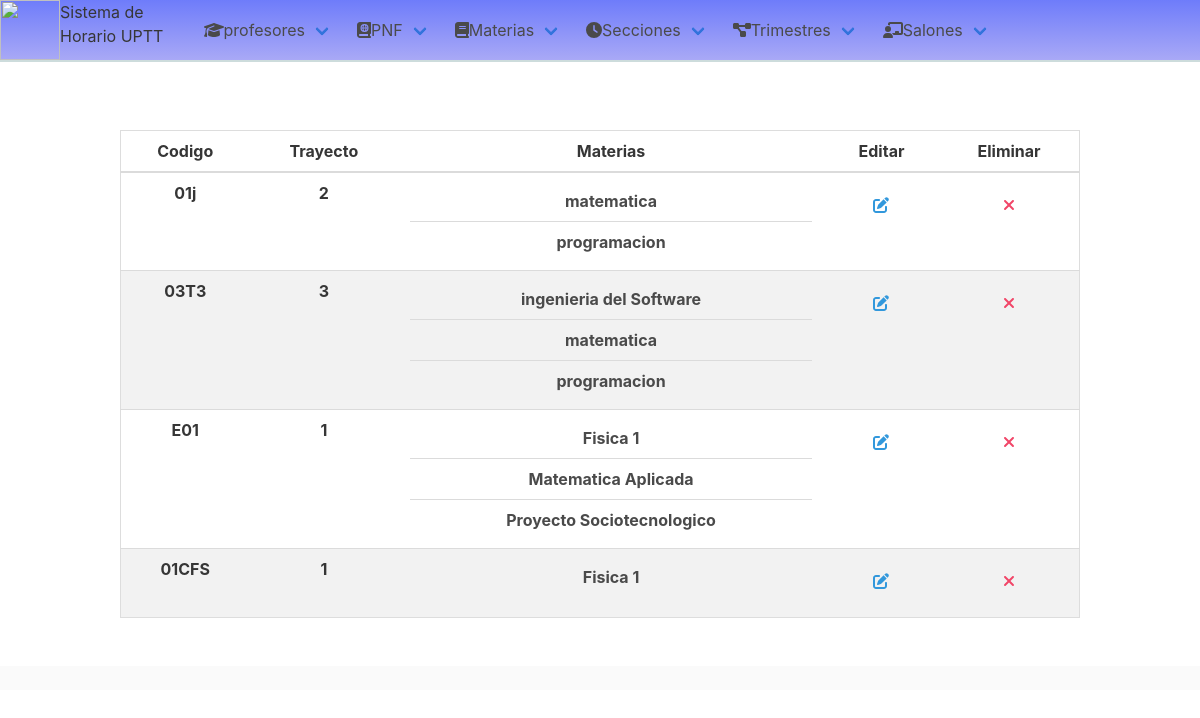
/trimestre, run on the app's committed database.
### horario/models.py (models this page shows, shortened)
class Trimestre(models.Model):
    codigo = models.CharField(max_length=10)
    materias = models.ManyToManyField(Materias)
    Trayecto = models.PositiveIntegerField('Trayecto', null=True)

class Materias(models.Model):
    nombre = models.CharField('Nombre de Materia', max_length=50)
    codigo = models.CharField('Codigo de Materia', max_length=10)
    unidadesC = models.PositiveIntegerField('Unidades Curriculares')
    class Meta:
        ordering = ["nombre"]
        verbose_name_plural = "Materias"
    def __str__(self):
        return self.nombre

### horario/views.py (the view)
# urls.py: path('trimestre', views.ListTrimestre.as_view(), name="trimestres"),
class ListTrimestre(generic.ListView):
    model = Trimestre
    template_name = 'horario/listaTrimestre.html'

### templates/horario/listaTrimestre.html
{% extends 'base.html' %}
{% block content %}
<table class="table table-container ">
<thead>
<th>
    Codigo
</th>
<th>
    Trayecto
</th>
<th>
    Materias
</th>
<th>
    Editar
</th>
<th>
    Eliminar
</th>
</thead>
<tbody class="has-text-weight-bold">
{% for i in object_list %}
<tr>
    <td>
        {{ i.codigo }}
    </td>
<td>
    {{ i.Trayecto }}
</td>
<td>
    {% for m in i.materias.all %}
        <li class="list-item">{{ m }}</li>
    {% endfor %}
</td>
<td class="actions">
        <i class="fa fa-edit has-text-info has-text-centered" onclick="popUp('trimestre/{{ i.id }}')" title="Editar Trimestre"></i>
    </td>
    <td class="actions">
        <i class="fa fa-times has-text-danger is-center"  onclick="popUp('/borrar-trimestre/{{ i.id }}')" title="borrar Trimestre" ></i>
    </td>
</tr>
{% endfor %}
</tbody>
</table>
{% endblock %}

### static/horario/css/styles.css (style rules this page uses)
body { padding: 0; margin: 0; }
tr:nth-child(even) { background-color: #f2f2f2 }
th, td { text-align: center !important; padding: 16px; }
table { border-collapse: collapse; border-spacing: 0; width: 100%; border: 1px solid #ddd; margin-top: 20px; }
thead { background-color: dodgerblue; }
.actions svg, .fa { cursor: pointer; margin: 1rem !important; }

### data on the page
Trimestre: codigo "01j", Trayecto "2"
Materias: nombre "matematica"
Materias: nombre "programacion"
Trimestre: codigo "03T3", Trayecto "3"
Materias: nombre "ingenieria del Software"
Trimestre: codigo "E01", Trayecto "1"
Materias: nombre "Fisica 1"
Materias: nombre "Matematica Aplicada"
Materias: nombre "Proyecto Sociotecnologico"
Trimestre: codigo "01CFS", Trayecto "1"
